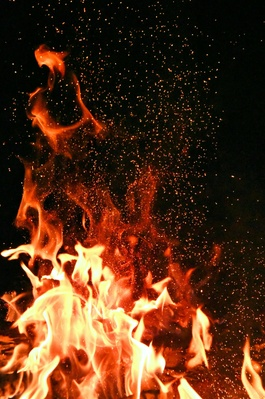
#> input picture gallery_output/thumbnails/thumb_pexels-adonyi-foto-1558916.jpg, 265 x 399 px, given as the content of the folder images, which was not available
$ python gallery_iter_2.py
#> lines starting #> are read from the running program, lines starting #| are printed output that depends on the picture
from PIL import Image
import os
import math
from pathlib import Path
import shutil

class ImageGallery:
    def __init__(self, input_dir, output_dir, thumbnail_size=(300, 300), columns=3):
        self.input_dir = Path(input_dir)
        self.output_dir = Path(output_dir)
        self.thumb_size = thumbnail_size
        self.columns = columns
        self.images = []

    def process_images(self):
        thumbs_dir = self.output_dir / 'thumbnails'
        thumbs_dir.mkdir(parents=True, exist_ok=True)

        for img_path in self.input_dir.glob('*'):
            if img_path.suffix.lower() in ('.jpg', '.jpeg', '.png', '.gif'):
                try:
                    with Image.open(img_path) as img:
                        # Get original dimensions
#> img is the input picture: PIL image 265x399 RGB; mean R, G, B 86.4, 48.4, 25.8
                        orig_width, orig_height = img.size
#> orig_width = 265; orig_height = 399
                        aspect_ratio = orig_width / orig_height
#> aspect_ratio = 0.664

                        # Calculate thumbnail dimensions
                        if aspect_ratio > 1:
                            thumb_width = self.thumb_size[0]
                            thumb_height = int(thumb_width / aspect_ratio)
                        else:
                            thumb_height = self.thumb_size[1]
                            thumb_width = int(thumb_height * aspect_ratio)
#> thumb_width = 199

                        # Create thumbnail
                        img.thumbnail((thumb_width, thumb_height), Image.Resampling.LANCZOS)
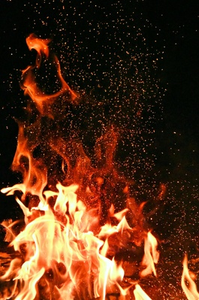
#> img: PIL image 199x300 RGB; mean R, G, B 86.4, 48.4, 26.2
                        thumb_path = thumbs_dir / f"thumb_{img_path.name}"
                        img.save(thumb_path)

                        self.images.append({
                            'filename': img_path.name,
                            'thumbnail': thumb_path.name,
                            'width': orig_width,
                            'height': orig_height,
                            'aspect_ratio': aspect_ratio
                        })
                except Exception as e:
                    print(f"Error processing {img_path}: {e}")

    def generate_html(self):
        css = """
        <style>
            .gallery {
                display: grid;
                grid-template-columns: repeat(auto-fill, minmax(300px, 1fr));
                grid-auto-rows: 250px;
                grid-gap: 10px;
                padding: 20px;
            }

            .gallery-item {
                position: relative;
                overflow: hidden;
                background: #f0f0f0;
                border-radius: 8px;
                cursor: pointer;
            }

            .gallery-item img {
                width: 100%;
                height: 100%;
                object-fit: cover;
                transition: transform 0.3s ease;
            }

            .gallery-item:hover img {
                transform: scale(1.05);
            }

            .gallery-item.wide {
                grid-column: span 2;
            }

            /* Lightbox styles */
            .lightbox {
                display: none;
                position: fixed;
                top: 0;
                left: 0;
                width: 100%;
                height: 100%;
                background-color: rgba(0, 0, 0, 0.9);
                z-index: 1000;
                justify-content: center;
                align-items: center;
            }

            .lightbox.active {
                display: flex;
            }

            .lightbox-content {
                position: relative;
                max-width: 90%;
                max-height: 90vh;
                margin: auto;
            }

            .lightbox-image {
                max-width: 100%;
                max-height: 90vh;
                object-fit: contain;
            }

            .lightbox-nav {
                position: absolute;
                top: 50%;
                transform: translateY(-50%);
                background: rgba(255, 255, 255, 0.8);
                border: none;
                border-radius: 50%;
                width: 40px;
                height: 40px;
                font-size: 20px;
                cursor: pointer;
                transition: background-color 0.3s;
            }

            .lightbox-nav:hover {
                background: rgba(255, 255, 255, 1);
            }

            .prev-button {
                left: 20px;
            }

            .next-button {
                right: 20px;
            }

            .close-button {
                position: absolute;
                top: 20px;
                right: 20px;
                background: rgba(255, 255, 255, 0.8);
                border: none;
                border-radius: 50%;
                width: 40px;
                height: 40px;
                font-size: 20px;
                cursor: pointer;
                transition: background-color 0.3s;
            }

            .close-button:hover {
                background: rgba(255, 255, 255, 1);
            }

            @media (max-width: 768px) {
                .gallery-item.wide {
                    grid-column: span 1;
                }
            }
        </style>
        """

        js = """
        <script>
            let currentIndex = 0;
            const images = %s;

            function openLightbox(index) {
                currentIndex = index;
                updateLightboxImage();
                document.getElementById('lightbox').classList.add('active');
            }

            function closeLightbox() {
                document.getElementById('lightbox').classList.remove('active');
            }

            function nextImage() {
                currentIndex = (currentIndex + 1) %% images.length;
                updateLightboxImage();
            }

            function prevImage() {
                currentIndex = (currentIndex - 1 + images.length) %% images.length;
                updateLightboxImage();
            }

            function updateLightboxImage() {
                const img = document.getElementById('lightbox-image');
                img.src = images[currentIndex].filename;
            }

            // Keyboard navigation
            document.addEventListener('keydown', function(e) {
                if (!document.getElementById('lightbox').classList.contains('active')) return;

                if (e.key === 'Escape') closeLightbox();
                if (e.key === 'ArrowRight') nextImage();
                if (e.key === 'ArrowLeft') prevImage();
            });
        </script>
        """ % str([{'filename': img['filename']} for img in self.images])

        html = f"""
        <!DOCTYPE html>
        <html>
        <head>
            <meta charset="UTF-8">
            <meta name="viewport" content="width=device-width, initial-scale=1.0">
            <title>Image Gallery</title>
            {css}
        </head>
        <body>
            <div class="gallery">
        """

        for idx, img in enumerate(self.images):
            span_class = 'wide' if img['aspect_ratio'] > 1.7 else ''

            html += f"""
                <div class="gallery-item {span_class}" onclick="openLightbox({idx})">
                    <img src="thumbnails/{img['thumbnail']}"
                         alt="{img['filename']}"
                         loading="lazy">
                </div>
            """

        html += """
            </div>

            <!-- Lightbox -->
            <div id="lightbox" class="lightbox" onclick="closeLightbox()">
                <div class="lightbox-content" onclick="event.stopPropagation()">
                    <img id="lightbox-image" class="lightbox-image" src="" alt="Full size image">
                    <button class="lightbox-nav prev-button" onclick="prevImage()">←</button>
                    <button class="lightbox-nav next-button" onclick="nextImage()">→</button>
                    <button class="close-button" onclick="closeLightbox()">×</button>
                </div>
            </div>
        """

        html += js + """
        </body>
        </html>
        """

        # Write HTML file
        with open(self.output_dir / 'index.html', 'w') as f:
            f.write(html)

        # Copy original images to output directory
        for img in self.images:
            shutil.copy2(
                self.input_dir / img['filename'],
                self.output_dir / img['filename']
            )

def create_gallery(input_dir, output_dir):
    """
    Create an image gallery from a directory of images.

    Args:
        input_dir (str): Directory containing source images
        output_dir (str): Directory to output the gallery files
    """
    gallery = ImageGallery(input_dir, output_dir)
    gallery.process_images()
    gallery.generate_html()
    print(f"Gallery created successfully in {output_dir}")

# Example usage
if __name__ == "__main__":
    create_gallery("./images", "./gallery_output_iter_2")

$ run again, on gallery_output/thumbnails/thumb_pexels-catota-20109864.jpg
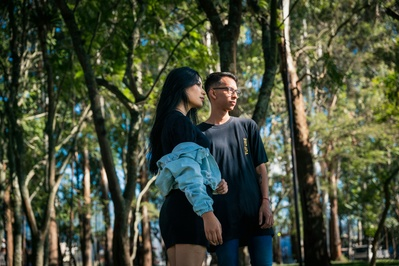
#> input picture gallery_output/thumbnails/thumb_pexels-catota-20109864.jpg, 399 x 266 px, given as the content of the folder images, which was not available
#> in process_images, img is the input picture: PIL image 399x266 RGB; mean R, G, B 68.9, 76.7, 56.7
#> in process_images, `img.thumbnail((thumb_width, thumb_height), Image.Resampling.LANCZOS)`:
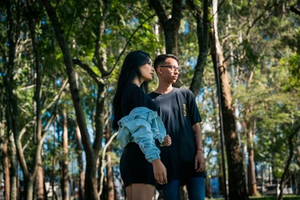
#> img: PIL image 300x200 RGB; mean R, G, B 68.9, 76.7, 56.8

$ run again, on gallery_output/thumbnails/thumb_pexels-dana-tentis-118658-364382.jpg
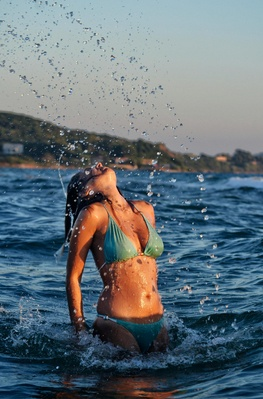
#> input picture gallery_output/thumbnails/thumb_pexels-dana-tentis-118658-364382.jpg, 263 x 399 px, given as the content of the folder images, which was not available
#> in process_images, img is the input picture: PIL image 263x399 RGB; mean R, G, B 99.4, 113.2, 120.8
#> in process_images, `img.thumbnail((thumb_width, thumb_height), Image.Resampling.LANCZOS)`:
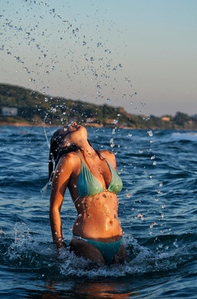
#> img: PIL image 197x299 RGB; mean R, G, B 99.5, 113.2, 120.8
